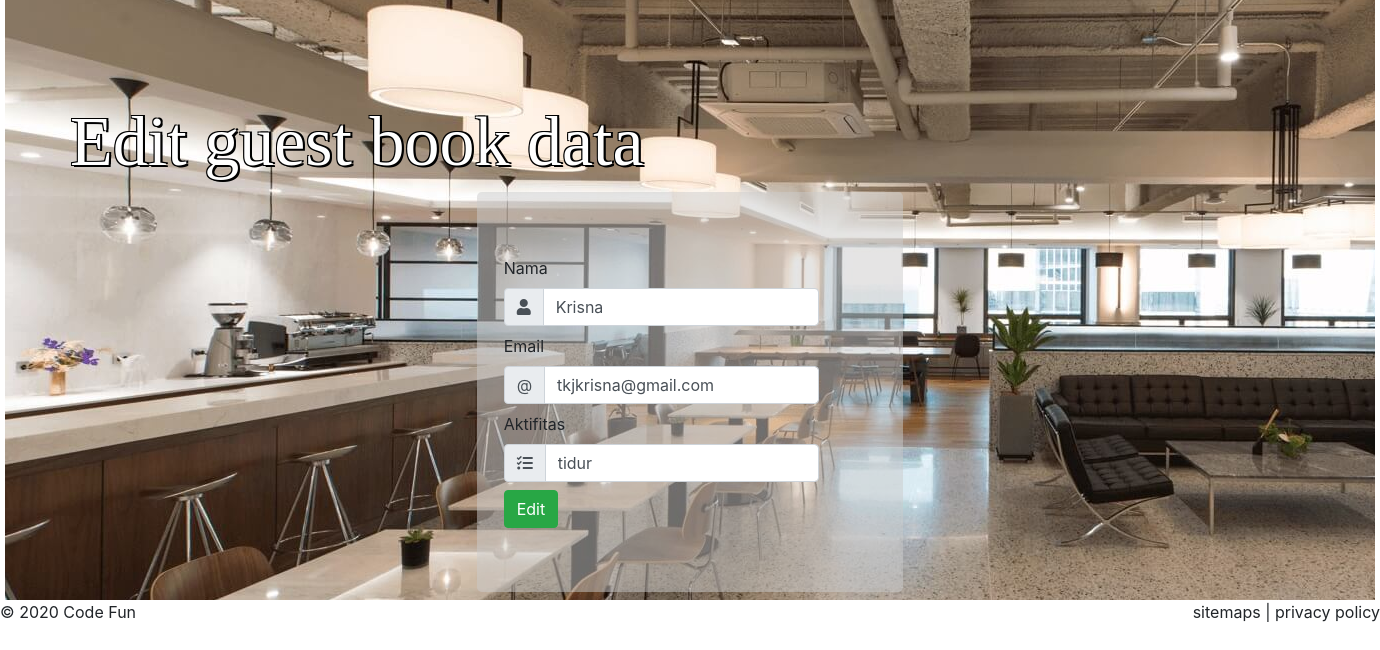
Page /index.php/Main/edit/2 on the committed database.
### tables this page shows
CREATE TABLE `tbl_bukutamu` (
  `id_bukutamu` int(11) NOT NULL,
  `nama` varchar(30) NOT NULL,
  `email` varchar(30) NOT NULL,
  `aktifitas` text NOT NULL,
  `check_in` datetime NOT NULL,
  `check_out` datetime DEFAULT NULL
);

### application/controllers/Main.php (called while the page is built, shortened)
<?php
class Main extends CI_Controller {
	public function edit($id_bukutamu) {
		$where = array('id_bukutamu'=>$id_bukutamu);
		$data['user'] = $this->Mbukutamu->edit_data($where, 'tbl_bukutamu')->result();
		$this->load->view('edit',$data);
	}
}

### index.php (called while the page is built, shortened)
<?php
require_once BASEPATH.'core/CodeIgniter.php';

### application/models/Mbukutamu.php (called while the page is built, shortened)
<?php
class Mbukutamu extends CI_model
{
	function edit_data($where,$table){
		return $this->db->get_where($table, $where);
	}
}

### application/views/edit.php (the view, shortened to what this page needs)
<!DOCTYPE html>
<html>
<head>
    <link rel="stylesheet" href="<?php echo base_url('assets/css/bootstrap.min.css');?>">
    <link rel="stylesheet" href="<?php echo base_url('assets/css/main.css');?>">
    <link rel="stylesheet" href="<?php echo base_url('assets/fontawesome/css/all.css');?>">
    <link rel="stylesheet" type="text/css" href="<?php echo base_url('assets/DataTables/css/jquery.dataTables.min.css');?>" />
    <link rel="stylesheet" type="text/css" href="<?php echo base_url('assets/DataTables/css/jquery.dataTables.css');?>">
    <link rel="stylesheet" type="text/css" href="<?php echo base_url('assets/DataTables/css/dataTables.bootstrap.css');?>">
</head>
<body>
<?php foreach ($user as $u ) {
	  ?>
  <div class="container-fluid">
  	<div class="row " style="margin-top:-100px">
  	<div class="col-12" >
  	<h1>Edit guest book data</h1>
  	</div>
    </div>
   <div class="row">
   <div class="col-md-4"> </div>
   <div class="col-md-4">
        <div class="jumbotron" style="background: rgba(204, 204, 204, 0.5);">
        	 <div class="form-row">
                <form method="POST" action="<?php echo site_url('Main/proses_editdata');?>">
                  <label for="validationTooltipUsername">Nama</label>
                    <div class="input-group mb-2">
                      <div class="input-group-prepend">
                        <span class="input-group-text" id="validationTooltipUsernamePrepend"><i class="fas fa-user"></i></span>
                      </div>
                      <input class="form-control" id="validationTooltipUsername" placeholder="Nama Lengkap" aria-describedby="validationTooltipUsernamePrepend" type="text" name="nama" value="<?php echo $u->nama;?>">
                    </div>
                    <label for="validationTooltipUsername">Email</label>
                    <div class="input-group mb-2">
                      <div class="input-group-prepend">
                        <span class="input-group-text" id="validationTooltipUsernamePrepend">@</span>
                      </div>
                      <input class="form-control" id="validationTooltipUsername" placeholder="Email" aria-describedby="validationTooltipUsernamePrepend" type="text" name="email" value="<?php echo $u->email;?>">
                    </div>
                    <label for="validationTooltipUsername">Aktifitas</label>
                    <div class="input-group mb-2">
                      <div class="input-group-prepend">
                        <span class="input-group-text" id="validationTooltipUsernamePrepend"><i class="fas fa-tasks"></i></span>
                      </div>
                      <input  class="form-control" id="validationTooltipUsername" placeholder="Aktifitas" aria-describedby="validationTooltipUsernamePrepend" type="text" name="aktifitas" value="<?php echo $u->aktifitas;?>">
                    </div>
                    <button type="submit" name="proses_tambahdata" value="Edit" class="btn btn-success">Edit</button>
                </form>
                	<?php }  ?>
              </div>
		</div>
	 </div>
	<div class="col-md-4"> </div>
   </div>
   </div>
    <div style="float:left">&copy; <?php echo date("Y"); ?> Code Fun</div>
	<div style="float:right">sitemaps | privacy policy</div>
</body>
</html>

### assets/css/main.css (style rules this page uses)
.container-fluid { background-color:#FFF; background-image:url('../images/coworking.jpg'); height:700px;width:1370px; }
h1 { font-family: 'Playfair Display', serif; color: #fff; margin-top:200px; margin-left: 50px; font-size: 70px; text-shadow: -1px -1px 0 #000, 2px -1px 0 #000, -1px 1px 0 #000, 2px 2px 0 #000; }

### rows in the picture
tbl_bukutamu: nama "Krisna", email "tkjkrisna@gmail.com", aktifitas "tidur"
